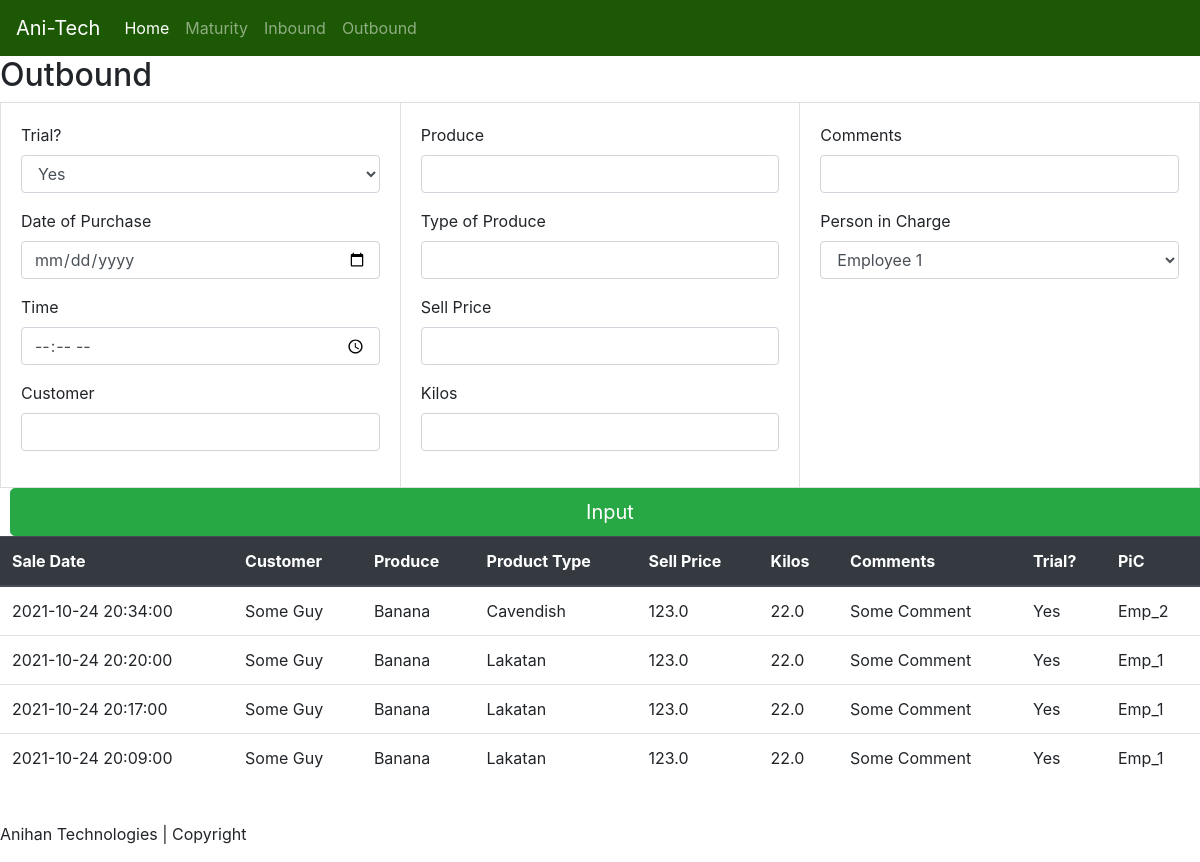
The page /outbound on the database its author committed.
### app.py (models this page shows)
class Outbound(db.Model):
    id = db.Column(db.Integer, primary_key=True)# primary key Outbound 1
    sale_date = db.Column(db.DateTime)          # Sale Date 2
    customer = db.Column(db.String(30))         # Customer Name 3
    produce = db.Column(db.String(20))          # What Kind of Produce 4
    prod_typ = db.Column(db.String(20))         # What Type of Said Produce 5
    sellprice = db.Column(db.Float)             # Price to customer 6
    kilos = db.Column(db.Float)                 # Weight in Kilos to Customer 7
    comments = db.Column(db.String(50))         # Comments of the produce 8
    person = db.Column(db.String(20))           # Person In Charge 9
    tryx = db.Column(db.String(3))              # Trial Value? 10

### app.py (the view, shortened to what this page needs)
@app.route('/outbound', methods=['GET', 'POST'])
def outbound():
    form = OutboundForm()
    data = Outbound.query.order_by(Outbound.id.desc()).limit(5)
    return render_template('outbound.html', form=form, data=data)

### app.py
class OutboundForm(FlaskForm):
    sale_date = DateField('Date of Purchase', format='%Y-%m-%d')
    sale_time = TimeField('Time', format='%H:%M')
    customer = StringField('Customer', validators=[InputRequired(), Length(min=2, max=30)])
    produce = StringField('Produce', validators=[InputRequired(), Length(min=2, max=20)])
    prod_typ = StringField('Type of Produce', validators=[InputRequired(), Length(min=2, max=30)])
    sellprice = FloatField('Sell Price', validators=[InputRequired()])
    kilos = FloatField('Kilos', validators=[InputRequired()])
    comments = StringField('Comments', validators=[InputRequired(), Length(min=2, max=30)])
    tryx = SelectField('Trial?', choices=[('Yes', 'Yes'), ('No', 'No')], validators=[InputRequired()])
    person = SelectField('Person in Charge', choices = [('Emp_1', 'Employee 1'), ('Emp_2', 'Employee 2')], validators = [InputRequired()])

### templates/outbound.html (shortened to what this page needs)
{% extends "base.html" %}
{% import "bootstrap/wtf.html" as wtf %}
{% block content %}
<h2>Outbound</h2>
    <form class="form" method="POST" action="/outbound" onsubmit="return confirm('Are you sure you want to submit?');">
        <div class="card-group">
            <div class="card">
                <div class="card-body">
       {{ wtf.form_field(form.tryx) }}
       {{ wtf.form_field(form.sale_date) }}
       {{ wtf.form_field(form.sale_time) }}
       {{ wtf.form_field(form.customer) }}
                </div>
            </div>
            <div class="card">
                <div class="card-body">
       {{ wtf.form_field(form.produce) }}
       {{ wtf.form_field(form.prod_typ) }}
       {{ wtf.form_field(form.sellprice) }}
       {{ wtf.form_field(form.kilos) }}
                </div>
            </div>
            <div class="card">
                <div class="card-body">
       {{ wtf.form_field(form.comments) }}
       {{ wtf.form_field(form.person) }}
                </div>
            </div>
<br>
    </div>
    <button class="btn btn-success btn-lg btn-block" type="submit"> Input </button>
</form>
<table class="table">
         <thead class="thead-dark">
            <tr>
               <th>Sale Date</th>
               <th>Customer</th>
               <th>Produce</th>
               <th>Product Type</th>
               <th>Sell Price</th>
                <th>Kilos</th>
                <th>Comments</th>
                <th>Trial?</th>
                <th>PiC</th>
            </tr>
         </thead>
         <tbody>
            {% for item in data %}
               <tr>
                  <td>{{ item.sale_date }}</td>
                  <td>{{ item.customer }}</td>
                   <td>{{ item.produce }}</td>
                  <td>{{ item.prod_typ }}</td>
                  <td>{{ item.sellprice }}</td>
                  <td>{{ item.kilos }}</td>
                  <td>{{ item.comments }}</td>
                  <td>{{ item.tryx }}</td>
                   <td>{{ item.person }}</td>
               </tr>
            {% endfor %}
         </tbody>
      </table>
{% endblock %}

### static/style.css (style rules this page uses)
.btn { margin-left:10px; }

### rows shown on the page
Outbound: sale_date "2021-10-24 20:34:00", customer "Some Guy", produce "Banana", prod_typ "Cavendish", sellprice "123.0", kilos "22.0", comments "Some Comment", tryx "Yes", person "Emp_2"
Outbound: sale_date "2021-10-24 20:20:00", customer "Some Guy", produce "Banana", prod_typ "Lakatan", sellprice "123.0", kilos "22.0", comments "Some Comment", tryx "Yes", person "Emp_1"
Outbound: sale_date "2021-10-24 20:17:00", customer "Some Guy", produce "Banana", prod_typ "Lakatan", sellprice "123.0", kilos "22.0", comments "Some Comment", tryx "Yes", person "Emp_1"
Outbound: sale_date "2021-10-24 20:09:00", customer "Some Guy", produce "Banana", prod_typ "Lakatan", sellprice "123.0", kilos "22.0", comments "Some Comment", tryx "Yes", person "Emp_1"
